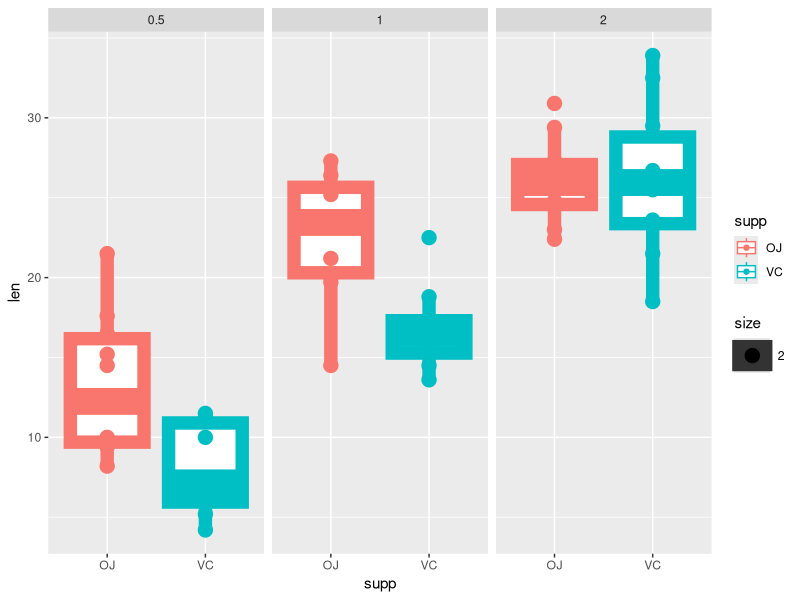
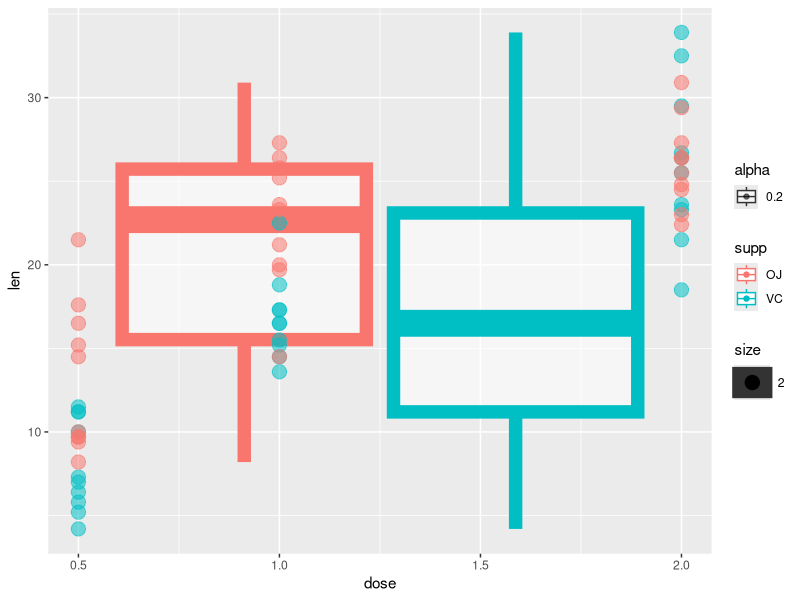

These charts were generated, in order, by the following R code: (Note: this script raises an error after producing the figures.)
## ---- chunk 1
library(datasets)
library(data.table)
data <- data.table(ToothGrowth)
str(data)
## ---- chunk 2
dose.levels <- as.numeric(levels(factor(data$dose)))
dose.levels
## ---- chunk 3
library(ggplot2)
qplot(supp, len, data = data, size = 2, colour = supp, geom = c("boxplot", "point"),
      facets = ~dose)
## ---- chunk 4
qplot(dose, len, data = data, size = 2, colour = supp, geom = c("boxplot", "point"),
      alpha = 0.2)
## ---- chunk 5
ComputeConfInt <- function(d) t.test(len ~ supp, data = data[dose == d], paired = F)$conf.int
conf.intervals <- lapply(dose.levels, ComputeConfInt)
